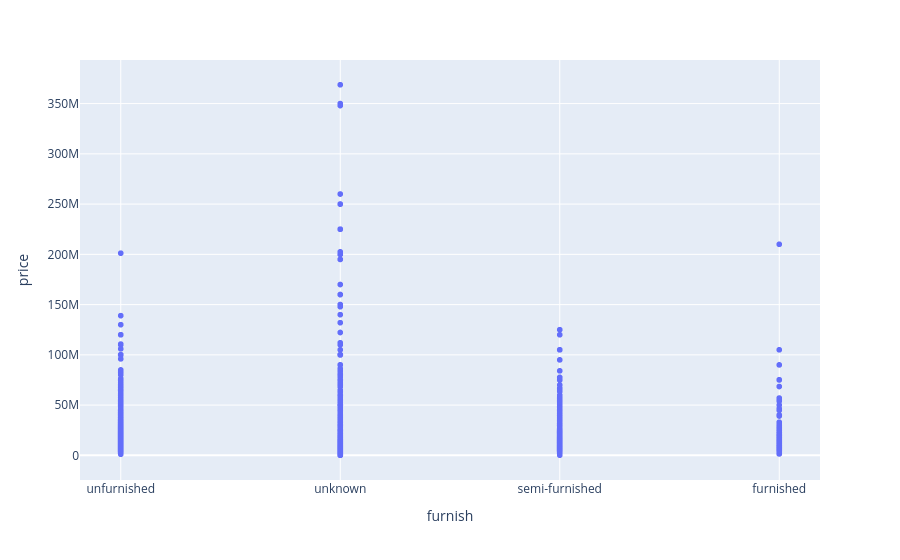

The notebook cell this image was saved under:
### Code cell
px.scatter(x='furnish',y='price',data_frame=model_data,hover_name=model_data.index)

### Figure 1 — Plotly figure (JSON) as saved in the notebook; plotly's stock layout.template omitted (floating-point values rounded to 4 significant figures; data arrays with more than 128 entries replaced by an {"elided": "..."} marker saying what was removed)
{"data": [{"hovertemplate": "<b>%{hovertext}</b><br><br>furnish=%{x}<br>price=%{y}<extra></extra>", "hovertext": {"elided": "7050 int values"}, "legendgroup": "", "marker": {"color": "#636efa", "symbol": "circle"}, "mode": "markers", "name": "", "showlegend": false, "type": "scattergl", "x": {"elided": "7050 str values"}, "xaxis": "x", "y": {"elided": "7050 int values"}, "yaxis": "y"}], "layout": {"autosize": true, "legend": {"tracegroupgap": 0}, "margin": {"t": 60}, "xaxis": {"anchor": "y", "autorange": true, "domain": [0, 1], "range": [-0.1889, 3.189], "title": {"text": "furnish"}, "type": "category"}, "yaxis": {"anchor": "x", "autorange": true, "domain": [0, 1], "range": [-28440000.0, 397300000.0], "title": {"text": "price"}, "type": "linear"}}}
